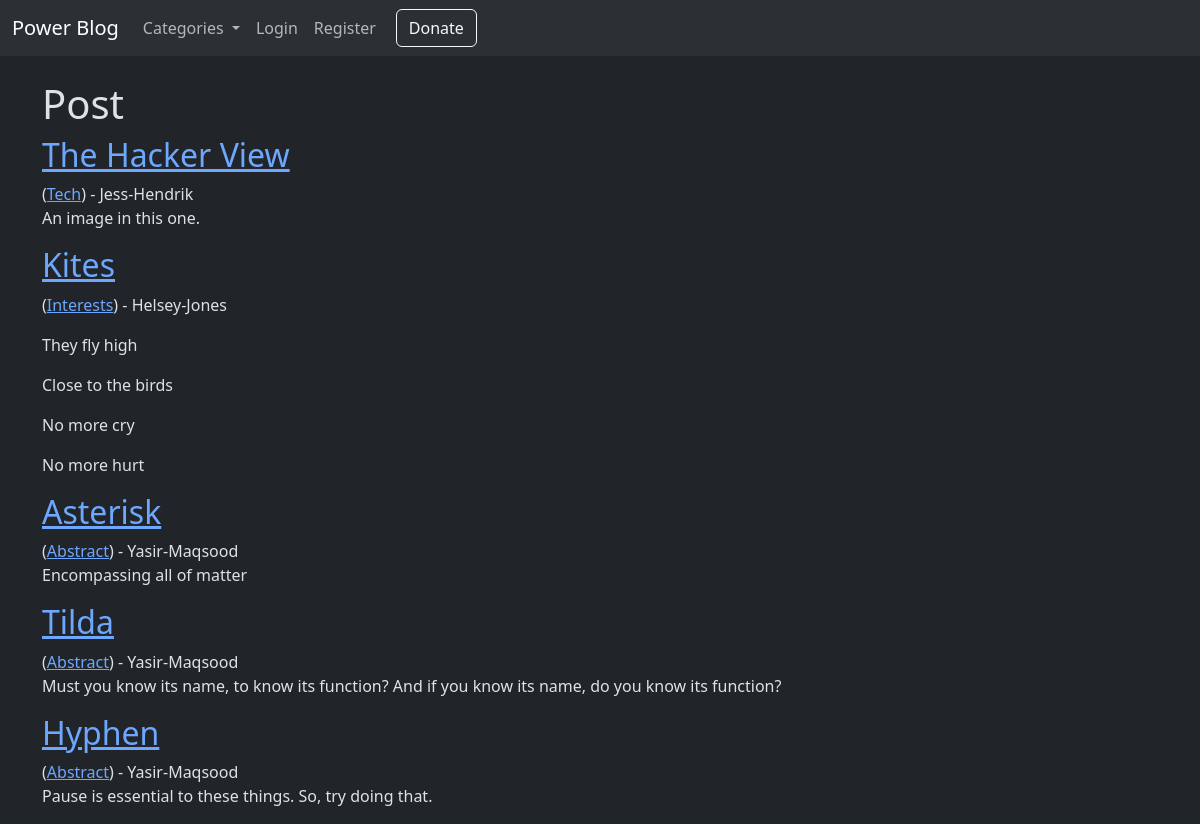
Before: / with the older database file.
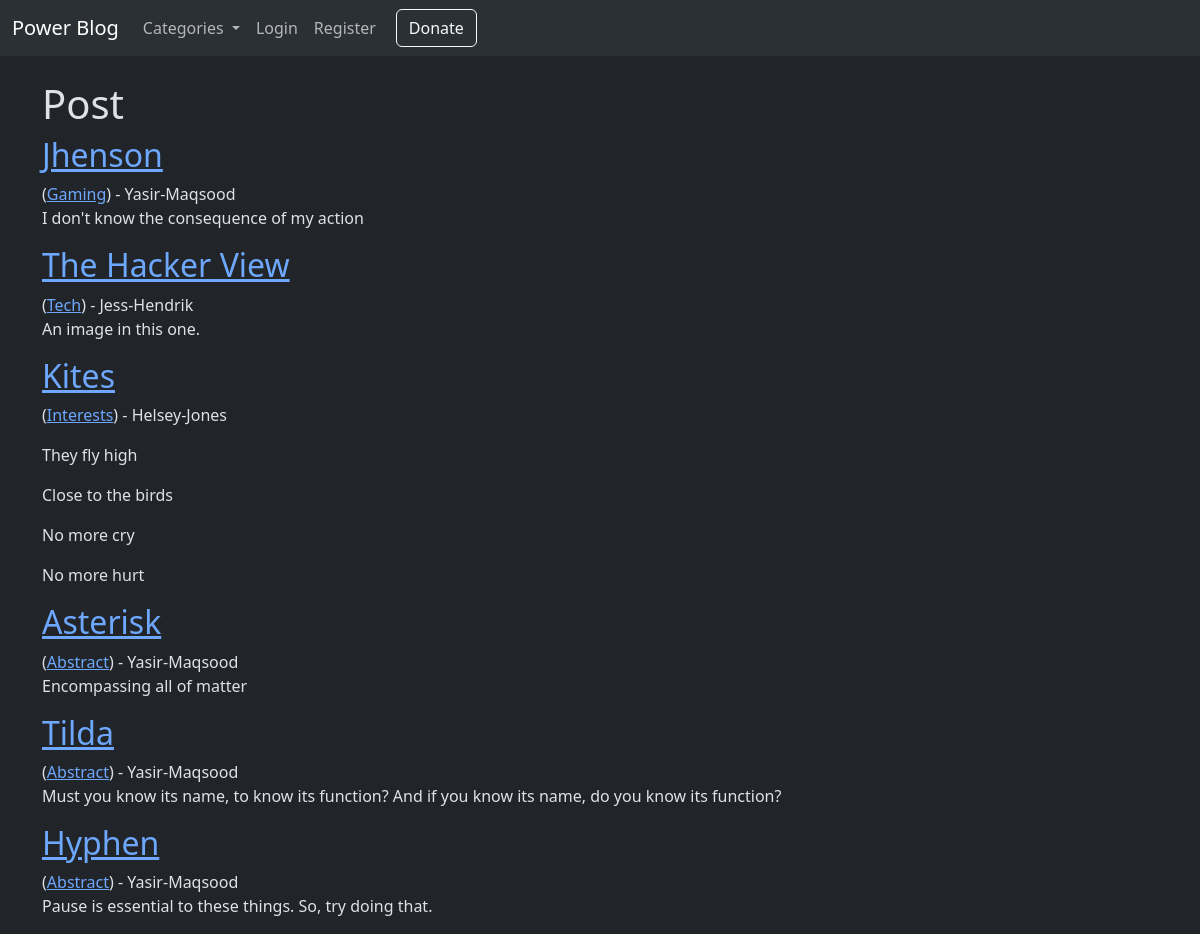
After: the same page with the newer database file.
### theblog/models.py (models this page shows, shortened)
class Post(models.Model):
    title = models.CharField(max_length = 255)
    header_image = models.ImageField(null=True, blank=True, upload_to="images/")
    title_tag = models.CharField(max_length = 255)
    author = models.ForeignKey(User, on_delete=models.CASCADE)
    body = RichTextField(blank=True, null=True)
    post_date = models.DateField(auto_now_add=True)
    category = models.CharField(max_length=255, default='Abstract')
    snippet = models.CharField(max_length=255, default='Click to look inside. Meow!')
    likes = models.ManyToManyField(User, related_name='blog_posts')

### theblog/views.py (the view)
# urls.py: path('', HomeView.as_view(), name="home"),
class HomeView(ListView):
    cache_page = CACHE_TTL
    model = Post
    template_name = 'home.html'
    ordering = ['-post_date']
    def get_context_data(self, *args, **kwargs):
        cat_menu = Category.objects.all()
        context = super(HomeView, self).get_context_data(*args, **kwargs)
        context["cat_menu"] = cat_menu
        return context

### theblog/models.py (called while the page is built)
    def __str__(self):
        return self.name

### theblog/templates/home.html (shortened to what this page needs)
{% extends 'base.html'%}
{% block content %}
<h1>Post</h1>
{% for post in object_list %}
<h2><a href="{%url 'article-detail' post.pk%}">{{ post.title }}</a></h2>(<a
    href="{%url 'category' post.category|slugify|title%}">{{post.category}}</a>) -
{{ post.author.first_name }}-{{ post.author.last_name }}
<p>{{ post.snippet|safe }}</p>
{% endfor %}
{% endblock %}

Changed rows visible on the page:
added Post: title "Jhenson", category "Gaming", author.first_name "Yasir", author.last_name "Maqsood", snippet "I don't know the consequence of my action"
